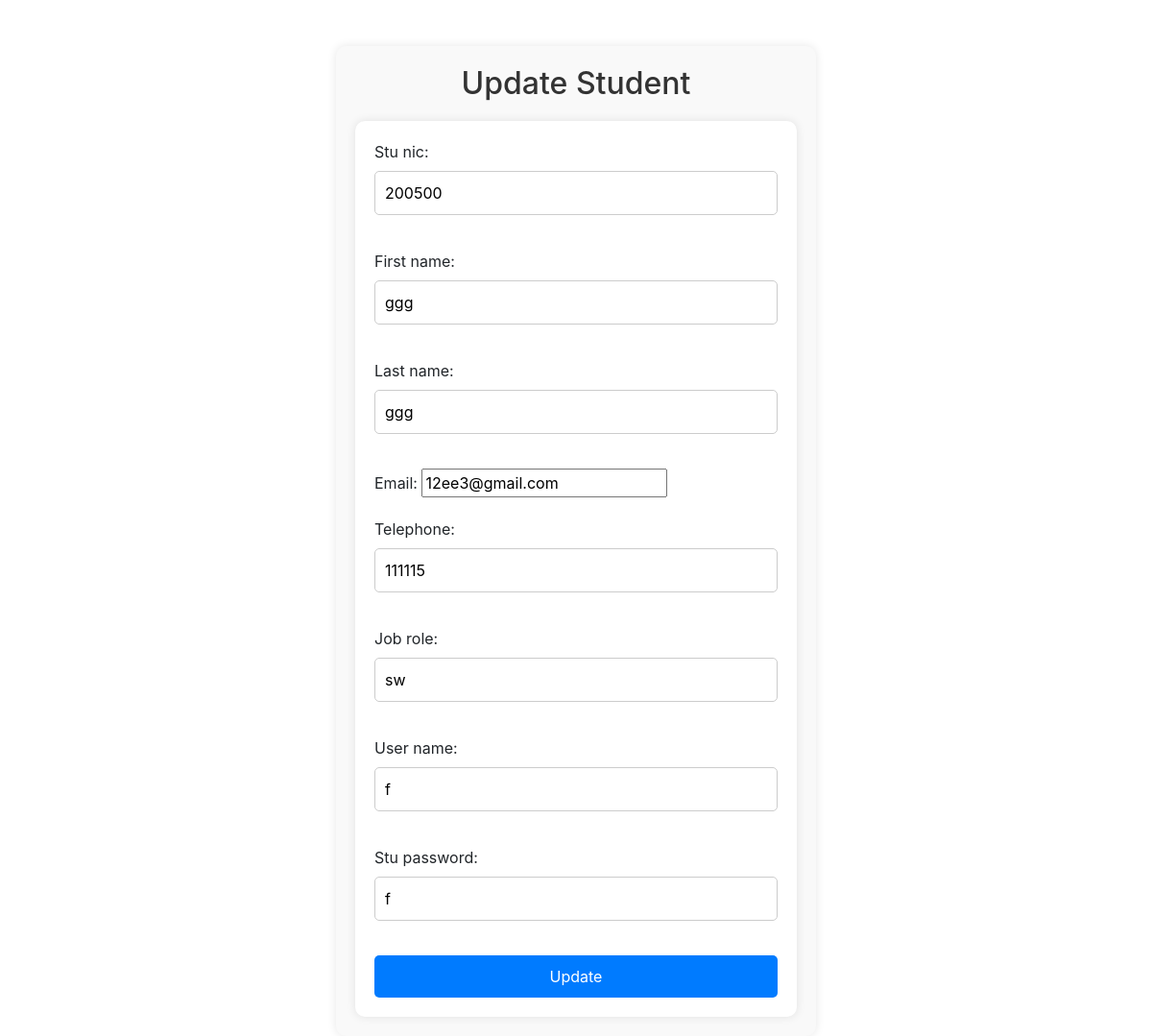
Screenshot of /200500/updatest/ with the database file from the repository.
### dash/models.py (models this page shows, shortened)
class student(models.Model):
    stu_nic = models.CharField(max_length=15, primary_key=True, null=False)
    first_name = models.CharField(max_length=100)
    last_name = models.CharField(max_length=100)
    email = models.EmailField(max_length=255, unique=True)
    telephone = models.CharField(max_length=20)
    job_role = models.CharField(max_length=100)
    user_name = models.CharField(max_length=50)
    stu_password = models.CharField(max_length=50)

### stur/views.py (the view)
# urls.py: path('<str:stu_nic>/updatest/', views.student_update, name='student_update'),
def student_update(request, stu_nic):
    student_instance = get_object_or_404(student, stu_nic=stu_nic)
    if request.method == 'POST':
        form = StudentForm(request.POST, instance=student_instance)
        if form.is_valid():
            form.save()
            return redirect('student_list')
    else:
        form = StudentForm(instance=student_instance)
    return render(request, 'student_form.html', {'form': form})

### stur/forms.py
class StudentForm(forms.ModelForm):
    class Meta:
        model = student
        fields = '__all__'

### stur/templates/student_form.html (shortened to what this page needs)
<!DOCTYPE html>
<html lang="en">
<head>
    <link rel="stylesheet" href="https://stackpath.bootstrapcdn.com/bootstrap/4.5.2/css/bootstrap.min.css">
</head>
<body>
    <div class="container mt-5">
        <h2>{% if form.instance.stu_nic %}Update Student{% else %}Create Student{% endif %}</h2>
        <form method="post">
            {{ form.as_p }}
            <button type="submit" class="btn btn-primary">{% if form.instance.stu_nic %}Update{% else %}Create{% endif %}</button>
        </form>
    </div>
</body>
</html>

### stur/templates/student_form.html (style rules this page uses)
.container { max-width: 500px; margin: 0 auto; background-color: #f9f9f9; padding: 20px; border-radius: 10px; box-shadow: 0 0 10px rgba(0, 0, 0, 0.1); }
h2 { text-align: center; color: #333; margin-bottom: 20px; }
form { background-color: #fff; padding: 20px; border-radius: 10px; box-shadow: 0 0 10px rgba(0, 0, 0, 0.1); }
input[type="text"], select, textarea { width: 100%; padding: 10px; margin-bottom: 20px; border: 1px solid #ccc; border-radius: 5px; box-sizing: border-box; }
.btn-primary { display: block; width: 100%; padding: 10px; background-color: #007bff; color: #fff; border: none; border-radius: 5px; cursor: pointer; transition: background-color 0.3s ease; }

### rows the page displays
student: stu_nic "200500", first_name "ggg", last_name "ggg", email "12ee3@gmail.com", telephone "111115", job_role "sw", user_name "f", stu_password "f"
